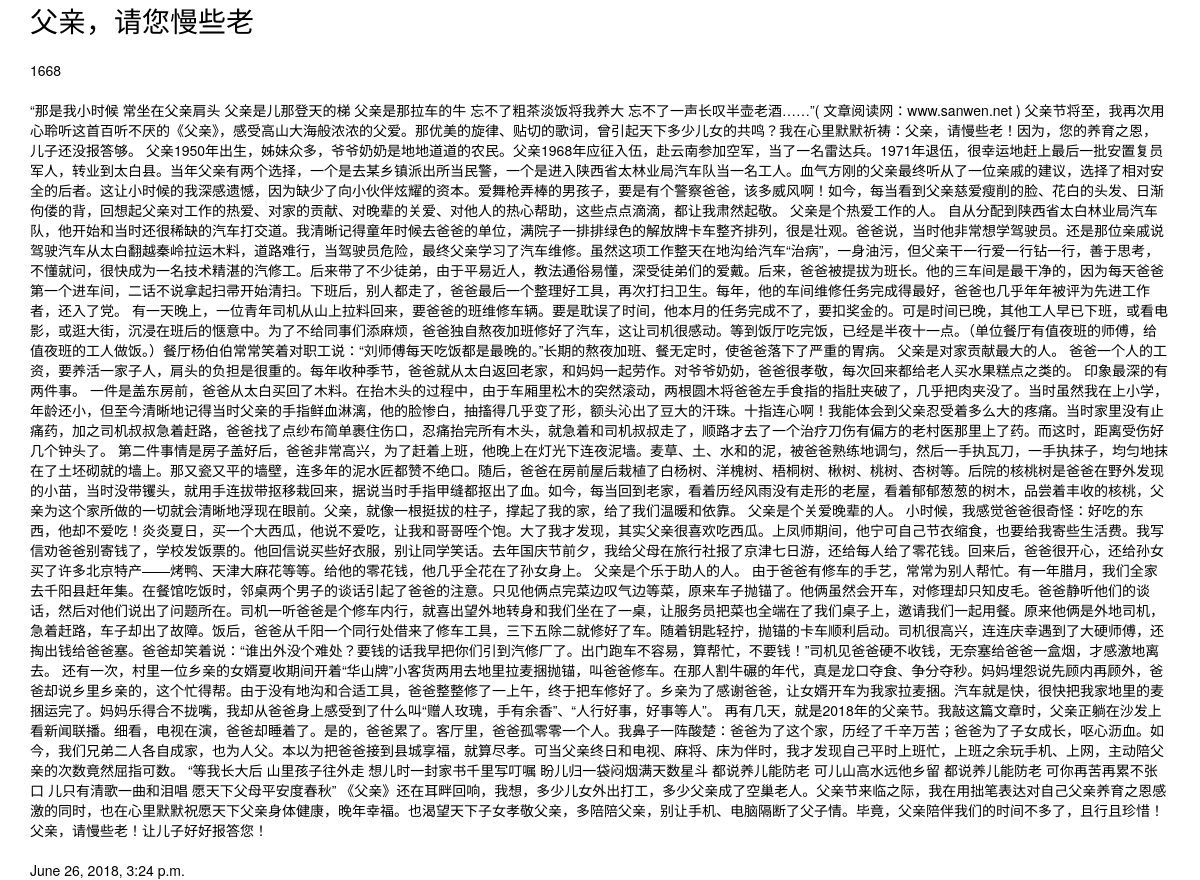
/blog/title/2/, run on the app's committed database.
### blog/models.py (models this page shows, shortened)
class BlogArticles(models.Model):
    title = models.CharField(max_length=300)
    author = models.ForeignKey(User,on_delete=models.CASCADE,related_name="blog_posts")
    body = models.TextField()
    publish = models.DateTimeField(default=timezone.now)
    class Mete:
        ordering = ("-publish",)

### blog/views.py (the view)
# urls.py: path('title/<int:id>/',views.blog_article,name='article')
def blog_article(request,id):
    article = get_object_or_404(BlogArticles,id = id)
    return render(request,'blog/article.html',{'article':article})

### templates/blog/article.html (shortened to what this page needs)
{% extends 'base.html' %}
{% block content %}
    <div>
        <h1>{{ article.title }}</h1>
    </div>
    <br>
    <div>
        <h5>{{ article.author }}</h5>
         <br>
        {{ article.body }}
        <br>
        <br>
        {{ article.publish }}
    </div>
{% endblock %}

### static/layui/css/layui.css (style rules this page uses)
h1,h2,h3,h4,h5,h6 { font-weight:400 }
blockquote,body,button,dd,div,dl,dt,form,h1,h2,h3,h4,h5,h6,input,li,ol,p,pre,td,textarea,th,ul { margin:0;padding:0;-webkit-tap-highlight-color:rgba(0,0,0,0) }
h4,h5,h6 { font-size:100% }
body { line-height:24px;font:14px Helvetica Neue,Helvetica,PingFang SC,\5FAE\8F6F\96C5\9ED1,Tahoma,Arial,sans-serif }

### data on the page
BlogArticles: title "父亲，请您慢些老", author "1668", body "“那是我小时候 常坐在父亲肩头 父亲是儿那登天的梯 父亲是那拉车的牛 忘不了粗茶淡饭将我养大 忘不了一声长叹半壶老酒……”( 文章阅读网：www.sanwen.net ) 父亲节将至，我再次用心聆听这首百听不厌的《父亲》，感受高山大海般浓浓的父爱。那优美的旋律、贴切的歌词，曾引起天下多少儿女的共鸣？我在心里默默祈祷：父亲，请慢些老！因为，您的养育之恩，儿子还没报答够。 父亲1950年出生，姊妹众多，爷爷奶奶是地地道道的农民。父亲1968年应征入伍，赴云南参加空军，当了一名雷达兵。1971年退伍，很幸运地赶上最后一批安置复员军人，转业到太白县。当年父亲有两个选择，一个是去某乡镇派出所当民警，一个是进入陕西省太林业局汽车队当一名工人。血气方刚的父亲最终听从了一位亲戚的建议，选择了相对安全的后者。这让小时候的我深感遗憾，因为缺少了向小伙伴炫耀的资本。爱舞枪弄棒的男孩子，要是有个警察爸爸，该多威风啊！如今，每当看到父亲慈爱瘦削的脸、花白的头发、日渐佝偻的背，回想起父亲对工作的热爱、对家的贡献、对晚辈的关爱、对他人的热心帮助，这些点点滴滴，都让我肃然起敬。 父亲是个热爱工作的人。…", publish "June 26, 2018, 3:24 p.m."
